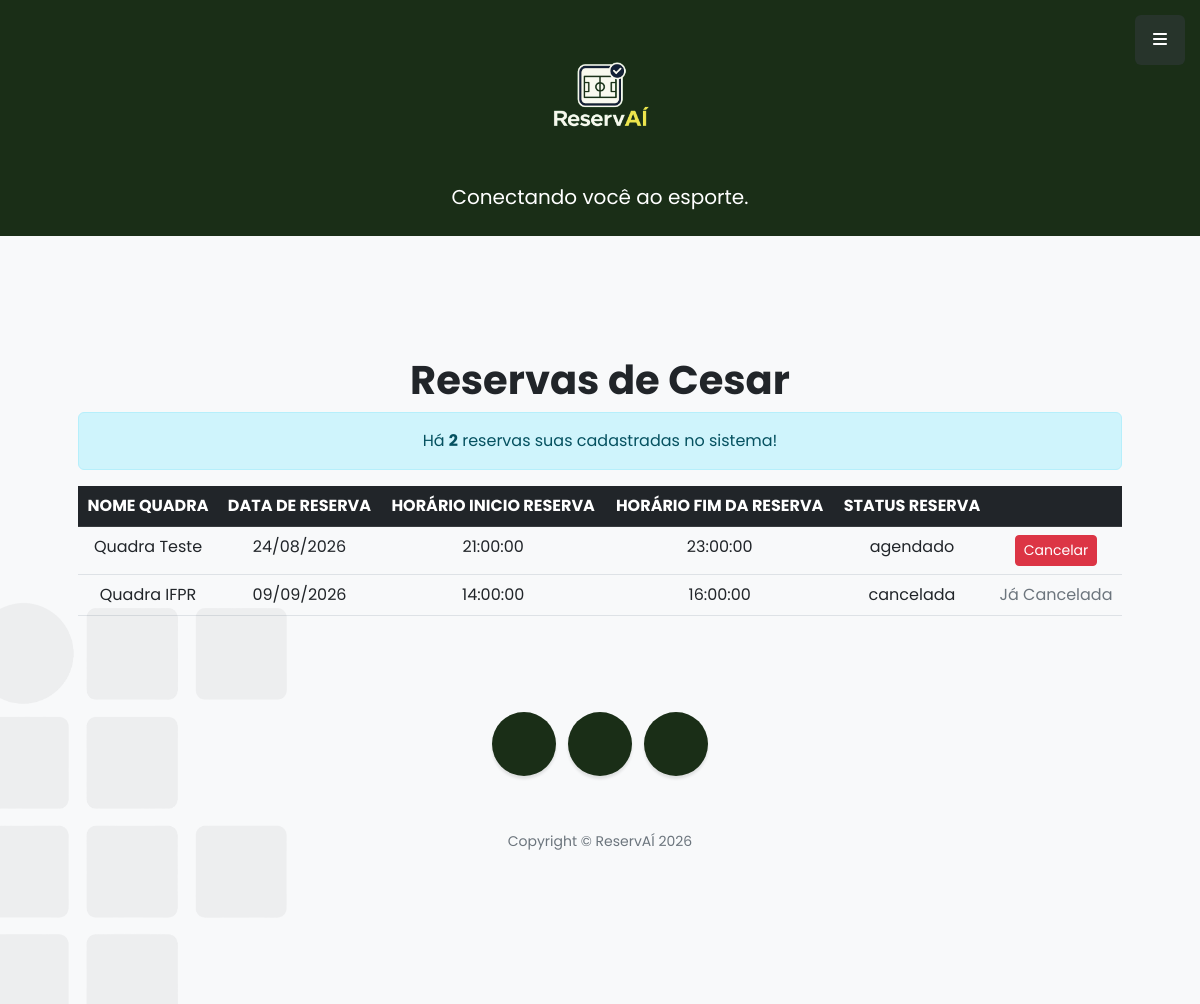
Page /minhasReservas.php (signed in) on the earlier database version.
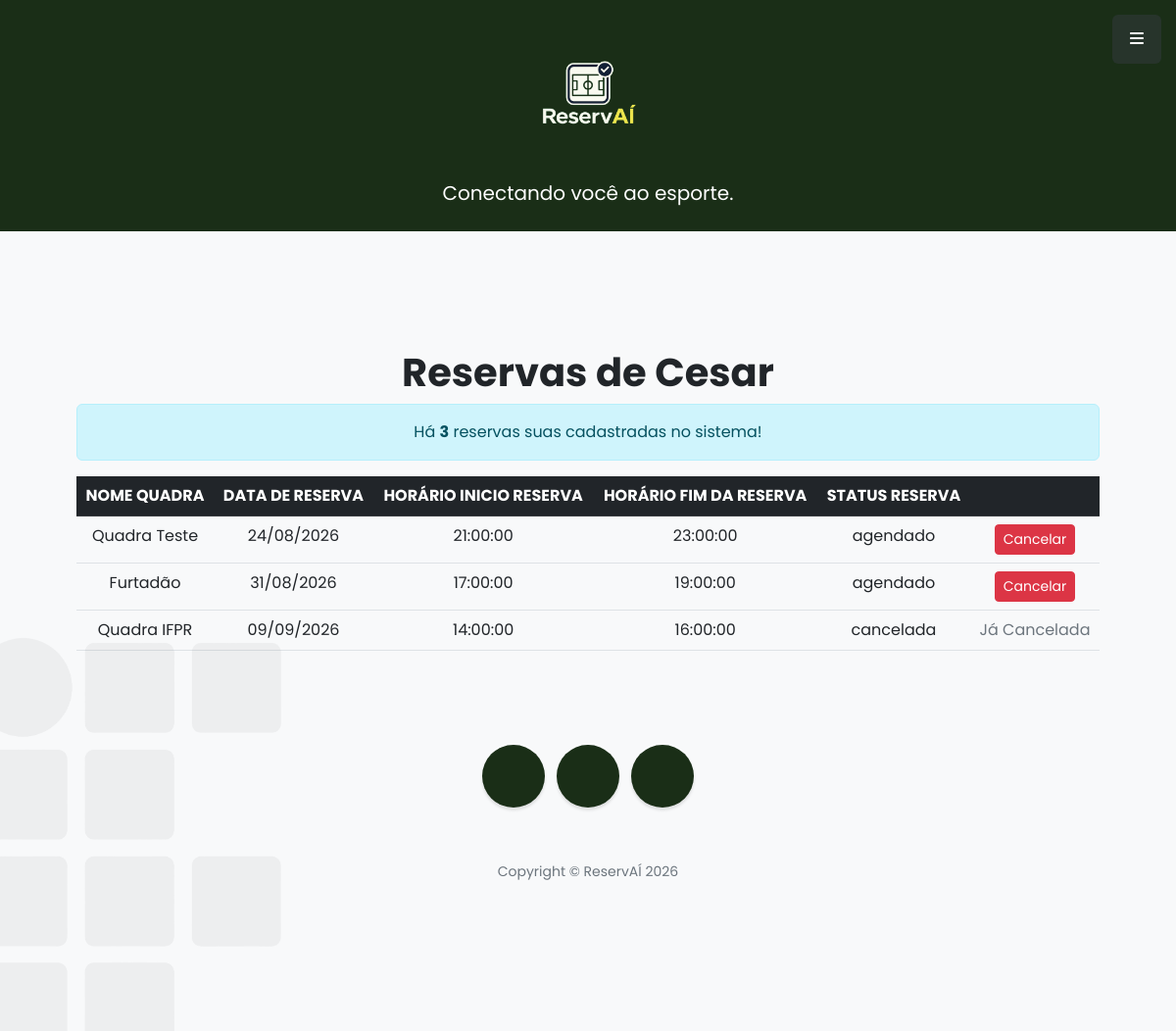
Same page on the later database version.
### tables this page shows
CREATE TABLE `reservas` (
  `idReserva` int NOT NULL,
  `idReservante` int NOT NULL,
  `idQuadraReservada` int NOT NULL,
  `dataReserva` date NOT NULL,
  `horarioInicio` time NOT NULL,
  `horarioFim` time NOT NULL,
  `statusReserva` varchar(50) NOT NULL DEFAULT 'agendado'
);

CREATE TABLE `quadras` (
  `idQuadra` int NOT NULL,
  `fotoQuadra` varchar(200) NOT NULL,
  `nomeQuadra` varchar(100) NOT NULL,
  `esportes` varchar(100) NOT NULL,
  `localizacao` varchar(100) NOT NULL,
  `horarioAbertura` time NOT NULL,
  `horarioFechamento` time NOT NULL
);

### minhasReservas.php (the view, shortened to what this page needs)
<?php include "header.php"?>
<?php
    echo "<h1>Reservas de $primeiroNome</h1>";
    include "conexaoBD.php";
    $atualizarStatusConcluido = "
        UPDATE reservas
        SET statusReserva = 'concluída'
        WHERE statusReserva = 'agendado'
        AND CONCAT(dataReserva, ' ', horarioFim) <= NOW()";
        mysqli_query($conn, $atualizarStatusConcluido);
    $reservasUsuario = "
   SELECT
        reservas.idReserva,
        quadras.nomeQuadra,
        reservas.dataReserva,
        reservas.horarioInicio,
        reservas.horarioFim,
        reservas.statusReserva
    FROM
        reservas
    INNER JOIN
        quadras ON reservas.idQuadraReservada = quadras.idQuadra
    WHERE
        reservas.idReservante = '$idUsuario'
    ORDER BY
        reservas.dataReserva ASC";;
    $res           = mysqli_query($conn, $reservasUsuario) or die("Erro ao tentar listar Usuários!");
    $totalReservas = mysqli_num_rows($res);
    echo "<div class='alert alert-info text-center'>Há <strong>$totalReservas</strong> reservas suas cadastradas no sistema!</div>";
    echo "
        <div class='table-responsive'>
        <table class='table'>
            <thead class='table-dark'>
                <tr>
                    <th>NOME QUADRA</th>
                    <th>DATA DE RESERVA</th>
                    <th>HORÁRIO INICIO RESERVA</th>
                    <th>HORÁRIO FIM DA RESERVA</th>
                    <th>STATUS RESERVA</th>
                    <th></th>
                </tr>
            </thead>
            <tbody>
    ";
    while($reservas = mysqli_fetch_assoc($res)){
        $idReserva           = $reservas['idReserva'];
        $nomeQuadra          = $reservas['nomeQuadra'];
        $dataReserva         = $reservas['dataReserva'];
        $diaReserva          = substr($dataReserva, 8, 2);
        $mesReserva          = substr($dataReserva, 5, 2);
        $anoReserva          = substr($dataReserva, 0, 4);
        $horarioInicio       = $reservas['horarioInicio'];
        $horarioFim          = $reservas['horarioFim'];
        $statusReserva       = $reservas['statusReserva'];
        $botaoCancelar = "";
        if($statusReserva == 'agendado'){
            $botaoCancelar = "<a href='cancelarReserva.php?id=$idReserva' class='btn btn-danger btn-sm' title='Cancelar reserva'><i class='bi bi-x-circle'></i> Cancelar</a>";
        } else if($statusReserva == 'cancelada'){
            $botaoCancelar = "<span class='text-muted'>Já Cancelada</span>";
        } else if($statusReserva == 'concluída') {
            $botaoCancelar = "<span class='text-success'>Já Concluída</span>";
        }
        echo "
            <tr>
                <td>$nomeQuadra</td>
                <td>$diaReserva/$mesReserva/$anoReserva</td>
                <td>$horarioInicio</td>
                <td>$horarioFim</td>
                <td>$statusReserva</td>
                <td>$botaoCancelar</td>
            </tr>
        ";
    }
    echo "</tbody>";
    echo "</table>";
    echo "</div>";
?>
<?php include "footer.php"?>

### header.php (shortened to what this page needs)
<?php
    if(isset($_SESSION['logado']) && $_SESSION['logado'] === true){
        $idUsuario    = $_SESSION['idUsuario'];
        $nomeUsuario  = $_SESSION['nomeUsuario'];
        $nomeCompleto = explode(' ', $nomeUsuario);
        $primeiroNome = $nomeCompleto[0];
    }
?>
<!DOCTYPE html>
<html lang="pt-br">
    <head>
        <link href="https://cdnjs.cloudflare.com/ajax/libs/simple-line-icons/2.5.5/css/simple-line-icons.min.css" rel="stylesheet" />
        <link href="css/styles.css" rel="stylesheet" />
    </head>
    <body id="page-top">
<a class="menu-toggle rounded" href="#"><i class="fas fa-bars"></i></a>
        <header class="py-2" id="menu" style="background-color: #1a2e17;">
            <div class="container px-4 px-lg-5 my-3">
                <div class="text-center text-white">
                    <img src="assets/img/reservai_logo2.png" style="width: 150px" class="pb-2">
                    <p class="lead fw-normal text-white mb-0 audiowide-regular">Conectando você ao esporte.</p>
                </div>
            </div>
        </header>
        <section class="content-section bg-light" id="about">
            <div class="container px-4 px-lg-5 text-center">

### footer.php (shortened to what this page needs)
        <footer class="footer text-center">
            <div class="container px-4 px-lg-5">
                <ul class="list-inline mb-5">
                    <li class="list-inline-item">
                        <a class="social-link rounded-circle text-white mr-3" href="mailto:20241tbor0020025@estudantes.ifpr.edu.br" title="Entre em contato"><i class="icon-envelope"></i></a>
                    </li>
                    <li class="list-inline-item">
                        <a class="social-link rounded-circle text-white mr-3" href="#!"><i class="icon-social-instagram"></i></a>
                    </li>
                    <li class="list-inline-item">
                        <a class="social-link rounded-circle text-white" href="https://github.com/giqueji09/esporte.iftech.git"><i class="icon-social-github"></i></a>
                    </li>
                </ul>
                <p class="text-muted small mb-0">Copyright &copy; ReservAÍ 2026</p>
            </div>
        </footer>
    </body>
</html>

Differences in the rows shown:
added reservas: idQuadraReservada.nomeQuadra "Furtadão", dataReserva "31", dataReserva "08", dataReserva "2026", horarioInicio "17:00:00", horarioFim "19:00:00", statusReserva "agendado"
Other differences:
$totalReservas: "2" → "3"
